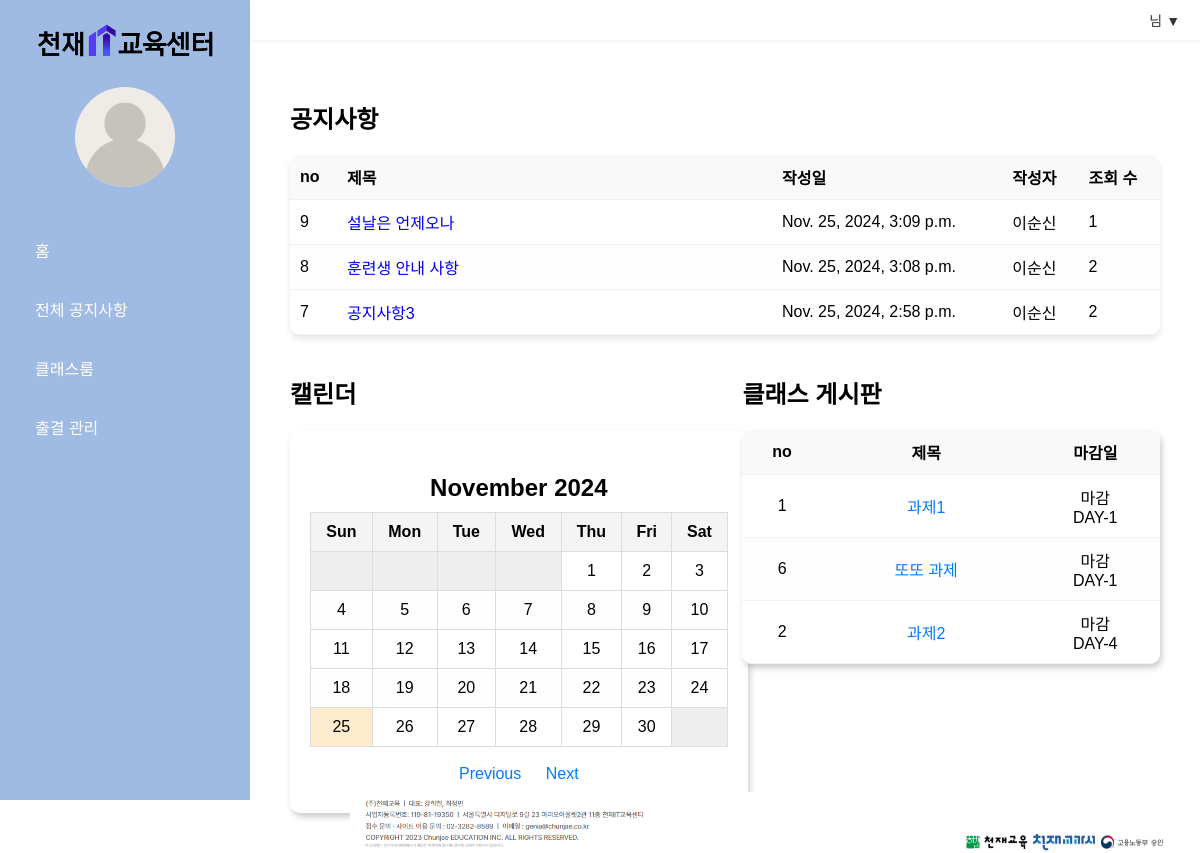
/home/, run on the app's committed database.
### managementapp/models.py (models this page shows)
class Documents(models.Model):
    title = models.TextField(max_length=300)
    writer = models.CharField(max_length=200)
    content = models.TextField()
    rdate = models.DateTimeField()
    udate = models.DateTimeField()
    view_count = models.IntegerField()

class Assignments(models.Model):
    title = models.TextField(max_length=300)
    writer = models.CharField(max_length=200)
    content = models.TextField()
    rdate = models.DateTimeField()
    udate = models.DateTimeField()
    deadline = models.DateTimeField()
    view_count = models.IntegerField()

### managementapp/views.py (the view)
# urls.py: path('home/',views.home, name='home'),
def home(request):
    template = loader.get_template('home.html')
    documents = Documents.objects.all().order_by('-udate')[:3]
    today = timezone.now()  # 현재 날짜와 시간을 timezone-aware datetime 객체로 가져옴
    classroom = Assignments.objects.annotate(
        days_remaining=ExpressionWrapper(
            F('deadline') - today,  # deadline과 today의 차이를 계산
            output_field=DurationField()
        )
    ).order_by('days_remaining')[:3]
    for assignment in classroom:
        assignment.days_remaining = assignment.days_remaining.days
    today = date.today()  # 날짜 계산을 위해 'today' 다시 정의
    year = int(request.GET.get('year', today.year))
    month = int(request.GET.get('month', today.month))
    cal = calendar.Calendar()
    month_days = cal.itermonthdays4(year, month)
    calendar_data = []
    week = []
    for day in month_days:
        if day[1] != month:  # 현재 달이 아닌 날짜는 비어있는 셀로 처리
            week.append(None)
        else:
            week.append(day[2])  # 현재 날짜를 추가
        if len(week) == 7:  # 한 주가 끝나면 추가
            calendar_data.append(week)
            week = []
    if week:  # 마지막 남은 주 추가
        calendar_data.append(week)
    context = {
        'documents': documents,
        'calendar_data': calendar_data,
        'year': year,
        'month': month,
        'month_name': calendar.month_name[month],
        'classroom': classroom,
        'today': today
    }
    return HttpResponse(template.render(context, request))

### managementapp/templates/home.html
{% extends "base.html" %}
{% load static %}
{% block content %}
<link rel="stylesheet" href="{% static 'css/list.css' %}">
<link rel="stylesheet" href="{% static 'css/home.css' %}">
<div class="content">
    <h2>공지사항</h2>
    <div class="notice-table-wrapper">
        <table class="notice-table">
            <thead>
                <tr>
                    <th>no</th>
                    <th class="title-column">제목</th>
                    <th>작성일</th>
                    <th>작성자</th>
                    <th>조회 수</th>
                </tr>
            </thead>
            <tbody>
                {% for document in documents %}
                <tr>
                    <td>{{ document.id }}</td>
                    <td><a href="../notices/content/{{ document.id }}" style="text-decoration:none">{{ document.title }}</a></td>
                    <td>{{ document.rdate }}</td>
                    <td>{{ document.writer }}</td>
                    <td>{{ document.view_count }}</td>
                </tr>
                {% endfor %}
            </tbody>
        </table>
    </div>
    <div class="content-layout">
        <div class="cal-container-wrapper">
            <h2>캘린더</h2>
            <div class="cal-container">
                <div class="cal-navigation">
                    <h3> {{ month_name }} {{ year }} </h3>
                    <div class="cal-table">
                        <table class="cal-table-content">
                            <thead>
                                <tr>
                                    <th class="cal-th">Sun</th>
                                    <th class="cal-th">Mon</th>
                                    <th class="cal-th">Tue</th>
                                    <th class="cal-th">Wed</th>
                                    <th class="cal-th">Thu</th>
                                    <th class="cal-th">Fri</th>
                                    <th class="cal-th">Sat</th>
                                </tr>
                            </thead>
                            <tbody>
                                {% for week in calendar_data %}
                                <tr>
                                    {% for day in week %}
                                    {% if day %}
                                    <td class="cal-td {% if day == today.day and month == today.month and year == today.year %}cal-today{% endif %}">
                                        {{ day }}
                                    </td>
                                    {% else %}
                                    <td class="cal-td cal-empty"></td>
                                    {% endif %}
                                    {% endfor %}
                                </tr>
                                {% endfor %}
                            </tbody>
                        </table>
                    </div>
                    <br/>
                    <a href="?year={{ year }}&month={{ month|add:'-1' }}">Previous</a>
                    <a href="?year={{ year }}&month={{ month|add:'1' }}">Next</a>
                </div>
            </div>
        </div>
        <div class="classroom-board-wrapper">
            <h2>클래스 게시판</h2>
            <div class="classroom-board">
                <table class="classroom-table">
                    <thead>
                        <tr>
                            <th>no</th>
                            <th class="title-column">제목</th>
                            <th>마감일</th>
                        </tr>
                    </thead>
                    <tbody>
                        {% for assignment in classroom %}
                        <tr>
                            <td>{{ assignment.id }}</td>
                            <td><a href="../notices/content/{{ assignment.id }}" style="text-decoration:none">{{ assignment.title }}</a></td>
                            <td>마감<br/> DAY-{{ assignment.days_remaining }} </td>
                        </tr>
                        {% endfor %}
                    </tbody>
                </table>
            </div>
        </div>
    </div>
</div>
{% endblock %}

### managementapp/static/css/base.css (style rules this page uses)
body { margin: 0; font-family: Arial, sans-serif; background-color: #fff; }

### managementapp/static/css/list.css (style rules this page uses)
.content { padding: 20px; }
.notice-table { margin-top: 20px; border-radius: 10px; overflow: hidden; box-shadow: 0 4px 6px rgba(0, 0, 0, 0.1); }
table { width: 100%; border-collapse: collapse; }
th, td { text-align: left; padding: 10px; border-bottom: 1px solid #f1f1f1; }
th { background-color: #f9f9f9; }
tbody tr:nth-child(even) { background-color: #fefefe; }
.title-column { width: 50%; }

### managementapp/static/css/home.css (style rules this page uses)
.content-layout { display: flex; justify-content: space-between; gap: 20px; margin-top: 20px; flex-wrap: wrap; }
.cal-container-wrapper, .classroom-board-wrapper { display: flex; flex-direction: column; width: 48%; }
.cal-container-wrapper h3, .classroom-board-wrapper h3 { font-size: 24px; margin-bottom: 10px; text-align: center; }
.cal-container { width: 100%; border-radius: 10px; overflow: hidden; box-shadow: 2px 4px 6px rgba(0.1, 0, 0, 0.2); background-color: #fff; padding: 20px; }
.cal-table-content { width: 100%; border-collapse: collapse; }
.cal-th, .cal-td { border: 1px solid #ddd; text-align: center; padding: 10px; }
.cal-th { background-color: #f4f4f4; }
.cal-empty { background-color: #eee; }
.cal-today { background-color: #ffebcd; }
.cal-navigation { text-align: center; margin: 10px 0; }
.cal-navigation a { margin: 0 10px; text-decoration: none; color: #007bff; }
.classroom-board { width: 100%; border-radius: 10px; overflow: hidden; box-shadow: 2px 4px 6px rgba(0.1, 0, 0, 0.2); background-color: #fff; border-collapse: collapse; }
.classroom-board th, .classroom-board td { text-align: center; border-bottom: 1px solid #f1f1f1; }
.classroom-board th { background-color: #f9f9f9; }
.classroom-board td a { color: #007bff; text-decoration: none; }

### data on the page
Documents: id "9", title "설날은 언제오나", rdate "Nov. 25, 2024, 3:09 p.m.", writer "이순신", view_count "1"
Documents: id "8", title "훈련생 안내 사항", rdate "Nov. 25, 2024, 3:08 p.m.", writer "이순신", view_count "2"
Documents: id "7", title "공지사항3", rdate "Nov. 25, 2024, 2:58 p.m.", writer "이순신", view_count "2"
Assignments: id "1", title "과제1", days_remaining "1"
Assignments: id "6", title "또또 과제", days_remaining "1"
Assignments: id "2", title "과제2", days_remaining "4"

### other printed values
{{ month_name }} "November"
{{ year }} "2024"
{{ day }} "1" "2" "3" "4" "5" "6" "7" "8" "9" "10" "11" "12" "13" "14" "15" "16" "17" "18" "19" "20" "21" "22" "23" "24" "25" "26" "27" "28" "29" "30"
